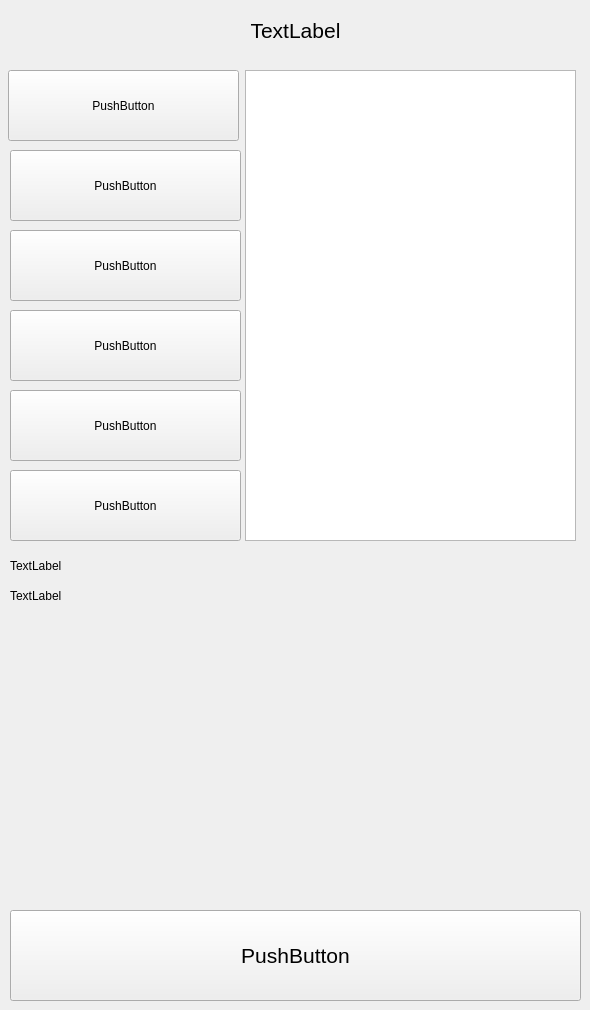
<?xml version="1.0" encoding="UTF-8"?>
<ui version="4.0">
 <class>ScanCardPage</class>
 <widget class="QWidget" name="ScanCardPage">
  <property name="geometry">
   <rect>
    <x>0</x>
    <y>0</y>
    <width>590</width>
    <height>1010</height>
   </rect>
  </property>
  <property name="windowTitle">
   <string>Form</string>
  </property>
  <widget class="QPushButton" name="exitButton">
   <property name="geometry">
    <rect>
     <x>10</x>
     <y>910</y>
     <width>571</width>
     <height>91</height>
    </rect>
   </property>
   <property name="font">
    <font>
     <pointsize>16</pointsize>
    </font>
   </property>
   <property name="text">
    <string>PushButton</string>
   </property>
  </widget>
  <widget class="QLabel" name="pageInfo">
   <property name="geometry">
    <rect>
     <x>0</x>
     <y>10</y>
     <width>591</width>
     <height>41</height>
    </rect>
   </property>
   <property name="font">
    <font>
     <pointsize>16</pointsize>
    </font>
   </property>
   <property name="text">
    <string>TextLabel</string>
   </property>
   <property name="alignment">
    <set>Qt::AlignCenter</set>
   </property>
  </widget>
  <widget class="QTextBrowser" name="terminalBrowser">
   <property name="geometry">
    <rect>
     <x>245</x>
     <y>70</y>
     <width>331</width>
     <height>471</height>
    </rect>
   </property>
   <property name="font">
    <font>
     <pointsize>10</pointsize>
    </font>
   </property>
  </widget>
  <widget class="QPushButton" name="getInfBut">
   <property name="geometry">
    <rect>
     <x>8</x>
     <y>70</y>
     <width>231</width>
     <height>71</height>
    </rect>
   </property>
   <property name="text">
    <string>PushButton</string>
   </property>
  </widget>
  <widget class="QPushButton" name="sendHexBut">
   <property name="geometry">
    <rect>
     <x>10</x>
     <y>150</y>
     <width>231</width>
     <height>71</height>
    </rect>
   </property>
   <property name="text">
    <string>PushButton</string>
   </property>
  </widget>
  <widget class="QPushButton" name="ter2">
   <property name="geometry">
    <rect>
     <x>10</x>
     <y>230</y>
     <width>231</width>
     <height>71</height>
    </rect>
   </property>
   <property name="text">
    <string>PushButton</string>
   </property>
  </widget>
  <widget class="QPushButton" name="ter3">
   <property name="geometry">
    <rect>
     <x>10</x>
     <y>310</y>
     <width>231</width>
     <height>71</height>
    </rect>
   </property>
   <property name="text">
    <string>PushButton</string>
   </property>
  </widget>
  <widget class="QPushButton" name="ter4">
   <property name="geometry">
    <rect>
     <x>10</x>
     <y>390</y>
     <width>231</width>
     <height>71</height>
    </rect>
   </property>
   <property name="text">
    <string>PushButton</string>
   </property>
  </widget>
  <widget class="QPushButton" name="refreshBut">
   <property name="geometry">
    <rect>
     <x>10</x>
     <y>470</y>
     <width>231</width>
     <height>71</height>
    </rect>
   </property>
   <property name="text">
    <string>PushButton</string>
   </property>
  </widget>
  <widget class="QLabel" name="statusLabel">
   <property name="geometry">
    <rect>
     <x>10</x>
     <y>550</y>
     <width>561</width>
     <height>31</height>
    </rect>
   </property>
   <property name="text">
    <string>TextLabel</string>
   </property>
  </widget>
  <widget class="QLabel" name="outputLabel">
   <property name="geometry">
    <rect>
     <x>10</x>
     <y>580</y>
     <width>561</width>
     <height>31</height>
    </rect>
   </property>
   <property name="text">
    <string>TextLabel</string>
   </property>
  </widget>
 </widget>
 <resources/>
 <connections/>
</ui>
